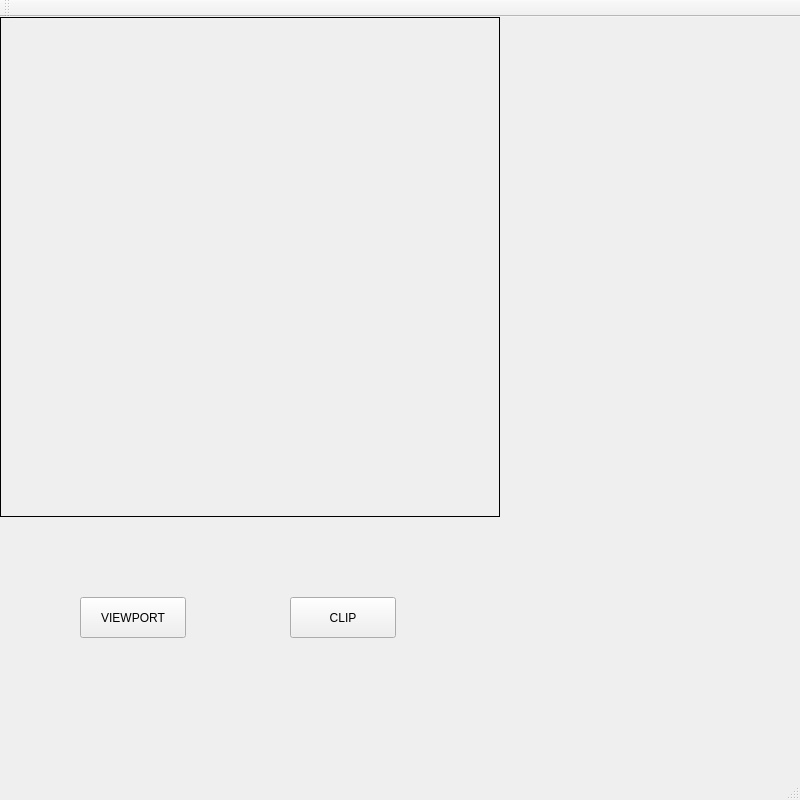
<?xml version="1.0" encoding="UTF-8"?>
<ui version="4.0">
 <class>MainWindow</class>
 <widget class="QMainWindow" name="MainWindow">
  <property name="geometry">
   <rect>
    <x>0</x>
    <y>0</y>
    <width>800</width>
    <height>800</height>
   </rect>
  </property>
  <property name="windowTitle">
   <string>MainWindow</string>
  </property>
  <widget class="QWidget" name="centralWidget">
   <widget class="QLabel" name="label">
    <property name="geometry">
     <rect>
      <x>0</x>
      <y>0</y>
      <width>500</width>
      <height>500</height>
     </rect>
    </property>
    <property name="frameShape">
     <enum>QFrame::Box</enum>
    </property>
    <property name="text">
     <string/>
    </property>
   </widget>
   <widget class="QPushButton" name="pushButton">
    <property name="geometry">
     <rect>
      <x>80</x>
      <y>580</y>
      <width>106</width>
      <height>41</height>
     </rect>
    </property>
    <property name="text">
     <string>VIEWPORT</string>
    </property>
   </widget>
   <widget class="QPushButton" name="pushButton_2">
    <property name="geometry">
     <rect>
      <x>290</x>
      <y>580</y>
      <width>106</width>
      <height>41</height>
     </rect>
    </property>
    <property name="text">
     <string>CLIP</string>
    </property>
   </widget>
  </widget>
  <widget class="QMenuBar" name="menuBar">
   <property name="geometry">
    <rect>
     <x>0</x>
     <y>0</y>
     <width>800</width>
     <height>26</height>
    </rect>
   </property>
  </widget>
  <widget class="QToolBar" name="mainToolBar">
   <attribute name="toolBarArea">
    <enum>TopToolBarArea</enum>
   </attribute>
   <attribute name="toolBarBreak">
    <bool>false</bool>
   </attribute>
  </widget>
  <widget class="QStatusBar" name="statusBar"/>
 </widget>
 <layoutdefault spacing="6" margin="11"/>
 <resources/>
 <connections/>
</ui>
